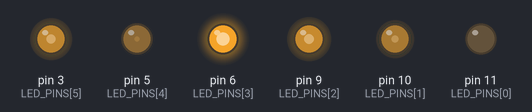
The sketch below on a simulated Arduino Uno, built with avr-gcc and run on an emulated ATmega328P. Parts: output pins drawn as LEDs (lit = HIGH). Random numbers use the default seed unless the sketch sets one.

Above: at 0.1 s.
At 4.6 s:
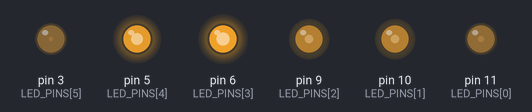
At 9.6 s:
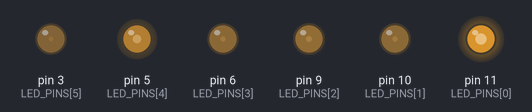
At 17.1 s:
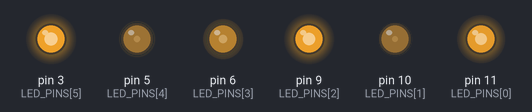
At 26.6 s:
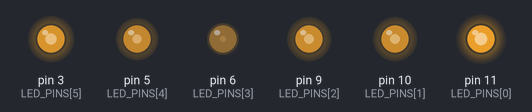
At 37.6 s:
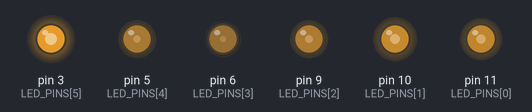
Timing chart, 0 to 40.0 s (numbered marks = the images above):
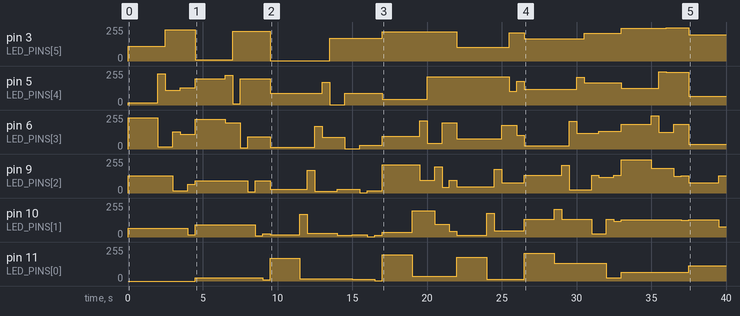

The sketch:

lab2.3.1.ino
```cpp
/*-------------------------------------------------------------------------------

3.1 Write a program that sorts LEDs based on their brightness. In an
    eight-element array, assign random values to each cell. The index of the
    cell in the array will correspond to the number of the LED. Then implement
    a sorting algorithm of your choice (e.g., bubble sort) and demonstrate its
    operation using LEDs.

The randomSeed() function initializes the pseudorandom number generator.
e.g.
    randomSeed(analogRead(0));

The random() function generates a pseudorandom number within the specified range
e.g.
    random(x);       // range 0 to (x-1)
    random(a, b);    // range a to (b-1)

-------------------------------------------------------------------------------*/

const byte LED_PINS[6] = {11, 10, 9, 6, 5, 3};
byte LED_BRIGHTNESS[6] = { 0,  0, 0, 0, 0, 0};

void setup() {
  Serial.begin(9600);
  randomSeed(analogRead(0));

  for (int i = 0; i < 6; i++) pinMode(LED_PINS[i], OUTPUT);
}

void loop() {
  randomizeBrightnes();
  delay(2000);
  sortBrightnes();
}

void randomizeBrightnes() {
  for (int i = 0; i < 6; i++) {
    LED_BRIGHTNESS[i] = random(256);
    analogWrite(LED_PINS[i], LED_BRIGHTNESS[i]);
  }
}

void sortBrightnes() {
  for (int i = 0; i < 6; i++) {
    for (int j = 0; j < 6 - i - 1; j++) {
      if (LED_BRIGHTNESS[j] > LED_BRIGHTNESS[j + 1]) {
        byte temp = LED_BRIGHTNESS[j];
        LED_BRIGHTNESS[j] = LED_BRIGHTNESS[j + 1];
        LED_BRIGHTNESS[j + 1] = temp;

        analogWrite(LED_PINS[j], LED_BRIGHTNESS[j]);
        analogWrite(LED_PINS[j + 1], LED_BRIGHTNESS[j + 1]);
        delay(500);
      }
    }
  }
}
```

Measured:
- by itself, pin 9 (LED_PINS[2]): 0/255 → 130/255 at 0.00 s, → 16/255 3.0 s later, → 67/255 1.0 s later, → 91/255 0.50 s later, … (32 changes in this stretch)
- by itself, pin 6 (LED_PINS[3]): 0/255 → 234/255 at 0.00 s, → 16/255 2.0 s later, → 130/255 1.0 s later, → 112/255 0.50 s later, … (29 changes in this stretch)
